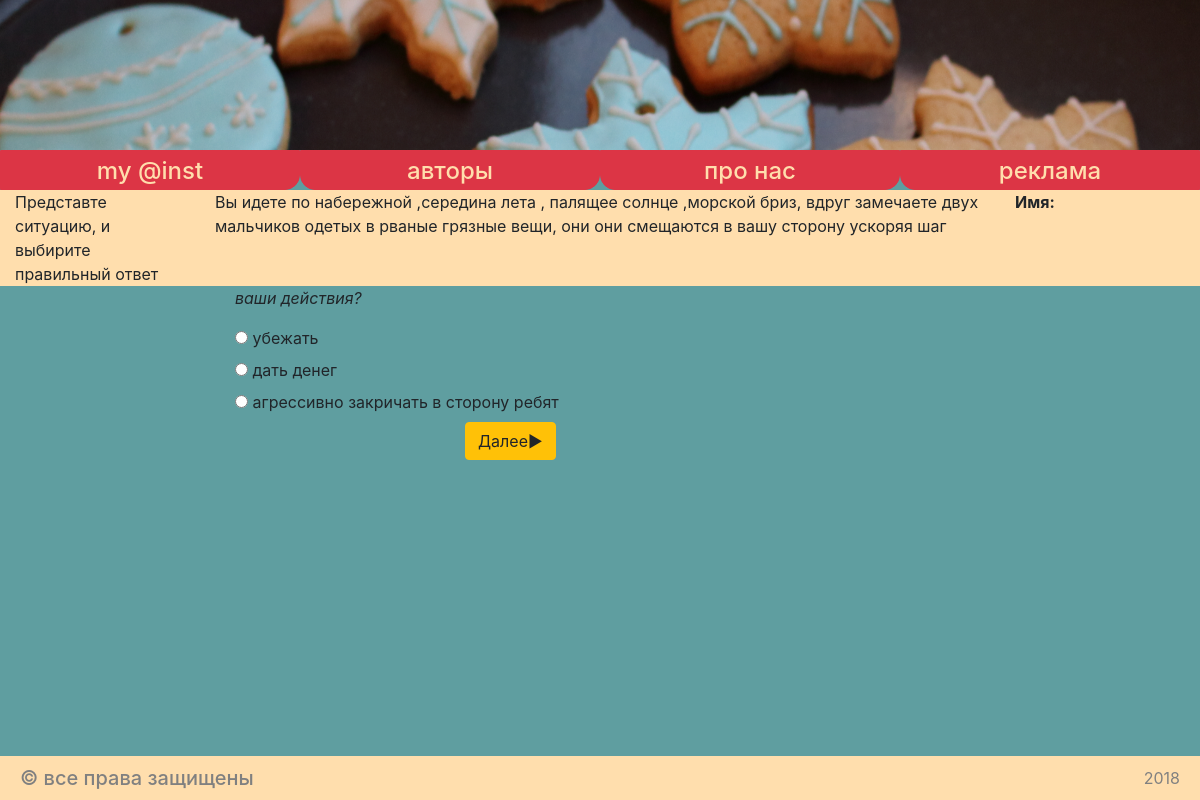
Screenshot of /first (signed in) with the database file from the repository.
### myapp/models/questions.py (models this page shows)
class quest(Model):
    title = TextField(max_length=30)
    info = TextField(null=True)
    option1 = TextField(null=True)
    option2 = TextField(null=True)
    option3 = TextField(null=True)

### myapp/views.py (the view, shortened to what this page needs)
# urls.py: path('first', views.first, name='first'),
def first(request):
    too_id = request.session['too_id']
    if not too_id:
        return redirect('index')
    too = Too.objects.get(id=too_id)
    if request.method == 'GET':
        context = conte(too_id,1)
        return render(request, 'homePage.html', context)
    return render(request, 'homePage.html')

### myapp/views.py (called while the page is built)
def conte (a,b):
    too = Too.objects.get(id=a)
    que1 = quest.objects.get(id=b)
    rname = too.name
    txfo = que1.info
    op1 = que1.option1
    op2 = que1.option2
    op3 = que1.option3
    context = {'name': rname, 'info': txfo, 'op1': op1, 'op2': op2, 'op3': op3}
    return context

### myapp/templates/homePage.html
{% extends "wrapper.html" %}
{% block content %}
{% include "includes/some_html.html" %}
{% endblock %}

### myapp/templates/includes/some_html.html (shortened to what this page needs)
{% block content %}
    <div class="container-fluid static_txt">
        <div class="row">
            <div
                 class="col-md-2 " id="stat_txt" style=" border-radius:10xp;">
             Представте ситуацию, и выбирите правильный ответ
            </div>
            <div
                class="col-md-8">
             {{ info }}
          </div>
          <div
                class="col-md-2">
             <strong>Имя:</strong> {{ name }}
          </div>
        </div>
    </div>
<div class="container">
    <form action="" method="POST">
        <div class="row">
            <div class="col-md-10 offset-2">
                        <p><em>ваши действия?</em></p>
                <div class="radio">
                      <label>
                        <input type="radio" name="optionsRadios" id="optionsRadios1" value="option1" {% if selected_value == 'option1' %}checked{% endif %}>
                        {{ op1 }}
                      </label>
                </div>
                <div class="radio">
                      <label>
                        <input type="radio" name="optionsRadios" id="optionsRadios2" value="option2" {% if selected_value == 'option2' %}checked{% endif %}>
                        {{ op2 }}
                      </label>
                </div>
                <div class="radio">
                      <label>
                        <input type="radio" name="optionsRadios" id="optionsRadios3" value="option3" {% if selected_value == 'option3' %}checked{% endif %}>
                        {{ op3 }}
                      </label>
                </div>
        <button class="btn btn-warning offset-3" type="submit">Далее&#9658</button>
            </div>
        </div>
    </form>
<footer class="info">
    <h5>&copy все права защищены<small>2018</small></h5>
</footer>
{% endblock %}

### myapp/static/css/some_html.css (style rules this page uses)
body { background-color: #5F9EA0; }
footer { padding: 10px 20px; background: #FFDEAD; position: absolute; bottom: 0; left:0; right:0; width: 100%; color:grey; }
footer h5 { margin: 0; }
footer h5 small { float: right; padding-top: 3px; }
.static_txt { background-color:#FFDEAD; }
#stat_txt { border:1xp solid transparent; border-radius:10xp; }

### rows the page displays
quest: info "Вы идете по набережной ,середина лета , палящее солнце ,морской бриз, вдруг замечаете двух мальчиков одетых в рваные грязные вещи, они они смещаются в вашу сторону ускоряя шаг", option1 "убежать", option2 "дать денег", option3 "агрессивно закричать в сторону ребят"
